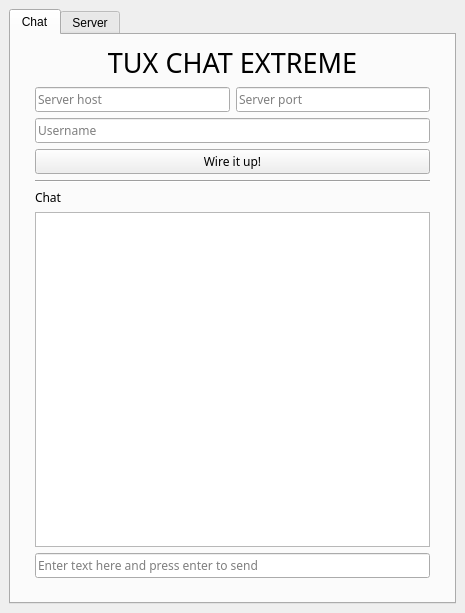
<?xml version="1.0" encoding="UTF-8"?>
<ui version="4.0">
 <class>MainWindow</class>
 <widget class="QMainWindow" name="MainWindow">
  <property name="geometry">
   <rect>
    <x>0</x>
    <y>0</y>
    <width>465</width>
    <height>613</height>
   </rect>
  </property>
  <property name="windowTitle">
   <string>Tux Chat Extreme</string>
  </property>
  <property name="windowIcon">
   <iconset>
    <normaloff>icon.png</normaloff>icon.png</iconset>
  </property>
  <widget class="QWidget" name="centralwidget">
   <layout class="QVBoxLayout" name="verticalLayout_2">
    <item>
     <widget class="QTabWidget" name="tabWidget">
      <property name="currentIndex">
       <number>0</number>
      </property>
      <widget class="QWidget" name="chat_tab">
       <attribute name="title">
        <string>Chat</string>
       </attribute>
       <layout class="QVBoxLayout" name="verticalLayout_3">
        <item>
         <layout class="QVBoxLayout" name="verticalLayout">
          <property name="leftMargin">
           <number>15</number>
          </property>
          <property name="rightMargin">
           <number>15</number>
          </property>
          <property name="bottomMargin">
           <number>15</number>
          </property>
          <item>
           <widget class="QLabel" name="window_title">
            <property name="font">
             <font>
              <family>QDBetterComicSans</family>
              <pointsize>20</pointsize>
             </font>
            </property>
            <property name="text">
             <string>TUX CHAT EXTREME</string>
            </property>
            <property name="alignment">
             <set>Qt::AlignCenter</set>
            </property>
           </widget>
          </item>
          <item>
           <layout class="QHBoxLayout" name="horizontalLayout">
            <property name="leftMargin">
             <number>0</number>
            </property>
            <property name="rightMargin">
             <number>0</number>
            </property>
            <item>
             <widget class="QLineEdit" name="host_box">
              <property name="font">
               <font>
                <family>QDBetterComicSans</family>
                <italic>false</italic>
               </font>
              </property>
              <property name="text">
               <string/>
              </property>
              <property name="alignment">
               <set>Qt::AlignLeading|Qt::AlignLeft|Qt::AlignVCenter</set>
              </property>
              <property name="placeholderText">
               <string>Server host</string>
              </property>
             </widget>
            </item>
            <item>
             <widget class="QLineEdit" name="port_box">
              <property name="font">
               <font>
                <family>QDBetterComicSans</family>
               </font>
              </property>
              <property name="text">
               <string/>
              </property>
              <property name="placeholderText">
               <string>Server port</string>
              </property>
             </widget>
            </item>
           </layout>
          </item>
          <item>
           <widget class="QLineEdit" name="username_box">
            <property name="font">
             <font>
              <family>QDBetterComicSans</family>
             </font>
            </property>
            <property name="text">
             <string/>
            </property>
            <property name="alignment">
             <set>Qt::AlignLeading|Qt::AlignLeft|Qt::AlignVCenter</set>
            </property>
            <property name="placeholderText">
             <string>Username</string>
            </property>
           </widget>
          </item>
          <item>
           <widget class="QPushButton" name="connect_button">
            <property name="font">
             <font>
              <family>QDBetterComicSans</family>
              <weight>50</weight>
              <bold>false</bold>
             </font>
            </property>
            <property name="text">
             <string>Wire it up!</string>
            </property>
           </widget>
          </item>
          <item>
           <widget class="Line" name="window_divider">
            <property name="orientation">
             <enum>Qt::Horizontal</enum>
            </property>
           </widget>
          </item>
          <item>
           <widget class="QLabel" name="chat_title">
            <property name="font">
             <font>
              <family>QDBetterComicSans</family>
             </font>
            </property>
            <property name="text">
             <string>Chat</string>
            </property>
           </widget>
          </item>
          <item>
           <widget class="QTextEdit" name="chat_box">
            <property name="font">
             <font>
              <family>QDBetterComicSans</family>
              <pointsize>14</pointsize>
             </font>
            </property>
            <property name="readOnly">
             <bool>true</bool>
            </property>
           </widget>
          </item>
          <item>
           <widget class="QLineEdit" name="input_box">
            <property name="font">
             <font>
              <family>QDBetterComicSans</family>
             </font>
            </property>
            <property name="placeholderText">
             <string>Enter text here and press enter to send</string>
            </property>
           </widget>
          </item>
         </layout>
        </item>
       </layout>
      </widget>
      <widget class="QWidget" name="server_tab">
       <attribute name="title">
        <string>Server</string>
       </attribute>
       <layout class="QVBoxLayout" name="verticalLayout_5">
        <item>
         <layout class="QVBoxLayout" name="verticalLayout_4">
          <item>
           <widget class="QLabel" name="server_title">
            <property name="font">
             <font>
              <family>QDBetterComicSans</family>
              <pointsize>20</pointsize>
             </font>
            </property>
            <property name="text">
             <string>HOST A SERVER!</string>
            </property>
            <property name="alignment">
             <set>Qt::AlignCenter</set>
            </property>
           </widget>
          </item>
          <item>
           <widget class="QLineEdit" name="server_port_box">
            <property name="font">
             <font>
              <family>QDBetterComicSans</family>
             </font>
            </property>
            <property name="placeholderText">
             <string>Port</string>
            </property>
           </widget>
          </item>
          <item>
           <widget class="QLabel" name="server_logs_title">
            <property name="font">
             <font>
              <family>QDBetterComicSans</family>
             </font>
            </property>
            <property name="text">
             <string>Logs:</string>
            </property>
           </widget>
          </item>
          <item>
           <widget class="QPlainTextEdit" name="server_log_box">
            <property name="font">
             <font>
              <family>QDBetterComicSans</family>
             </font>
            </property>
            <property name="readOnly">
             <bool>true</bool>
            </property>
           </widget>
          </item>
          <item>
           <widget class="QPushButton" name="server_start_button">
            <property name="font">
             <font>
              <family>QDBetterComicSans</family>
             </font>
            </property>
            <property name="text">
             <string>Spin up a funky server</string>
            </property>
           </widget>
          </item>
         </layout>
        </item>
       </layout>
      </widget>
     </widget>
    </item>
   </layout>
  </widget>
 </widget>
 <resources/>
 <connections/>
</ui>
